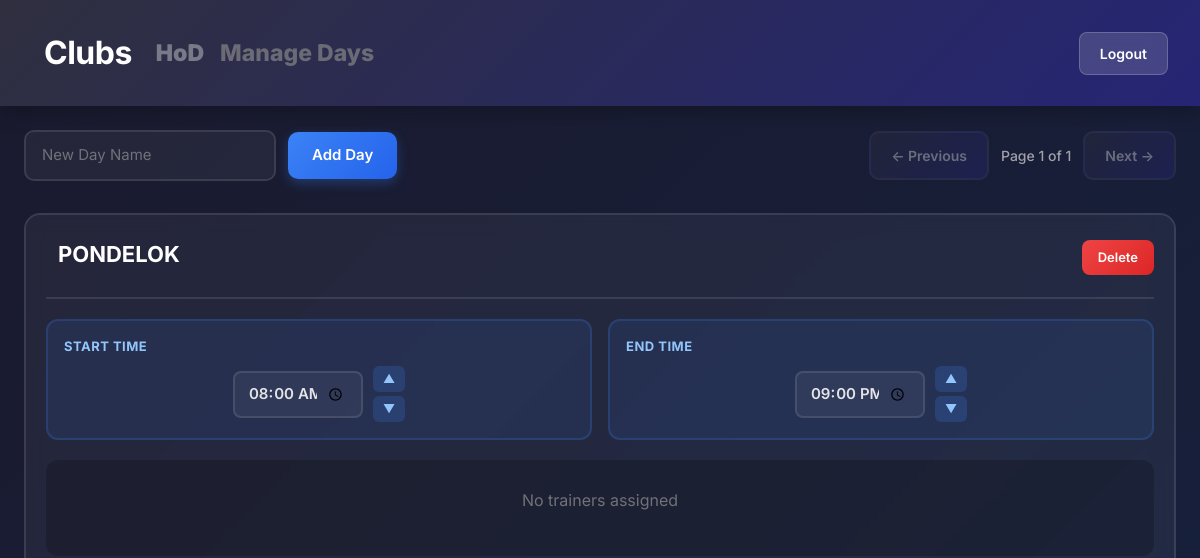
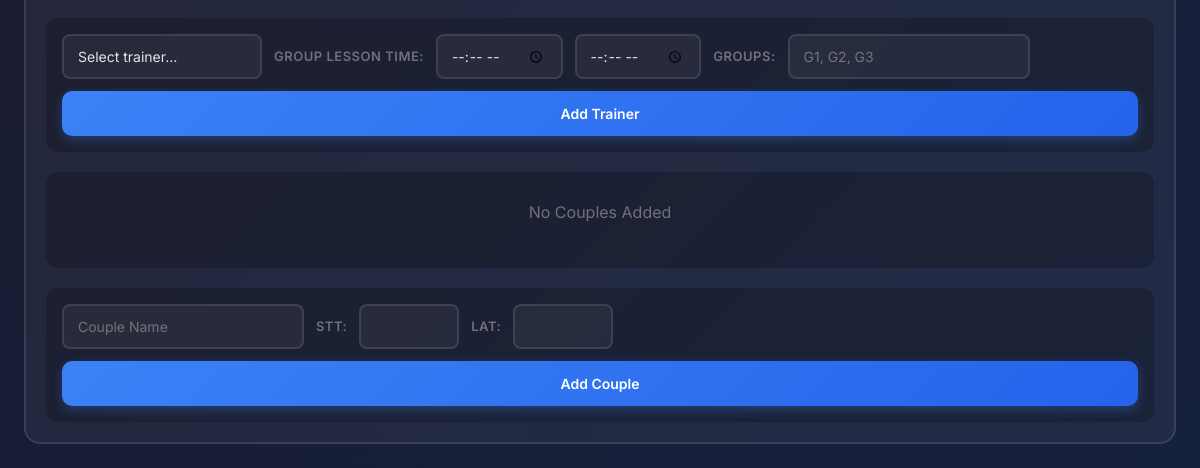
Before: /club/16/manage_days/ (signed in) with the older database file (2 pictures, top to bottom).
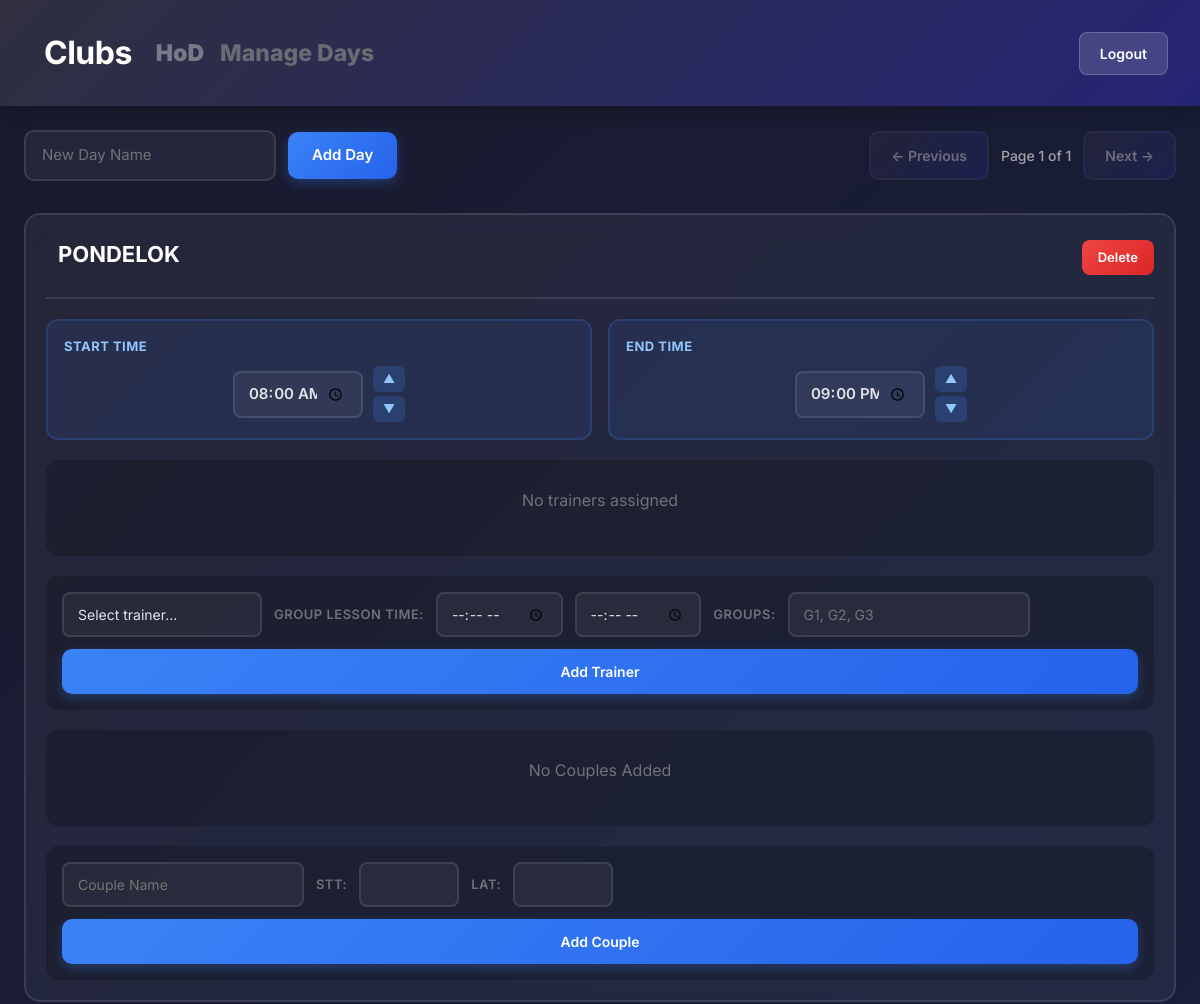
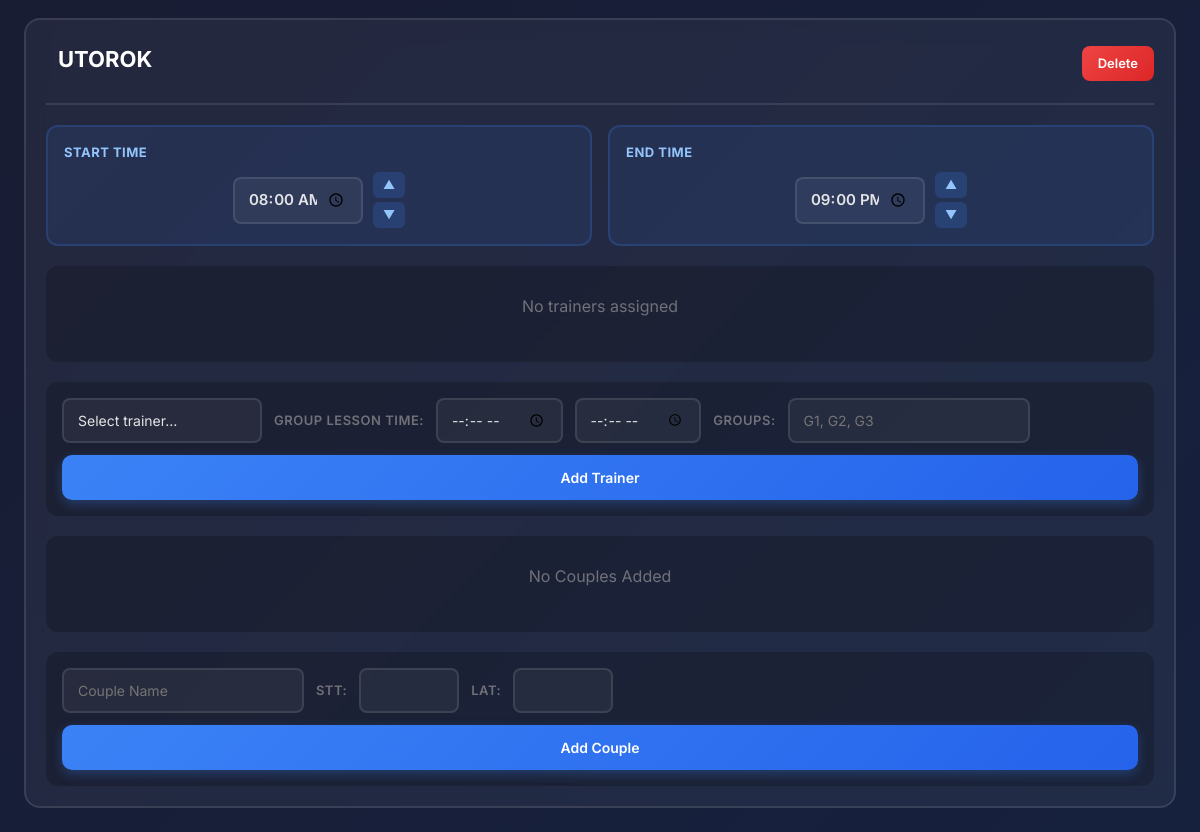
After: the same page with the newer database file (2 pictures, top to bottom).
### main/models.py (models this page shows, shortened)
class Day(models.Model):
    club = models.ForeignKey(Club, on_delete=models.CASCADE, related_name="day")
    user = models.ForeignKey(User, on_delete=models.CASCADE, related_name='day')
    name = models.CharField(max_length=200)
    couples = models.ManyToManyField('Couple', related_name='days', blank=True)
    start_time = models.TimeField(default=time(8,0))
    end_time = models.TimeField(default=time(21,0))
    trainers = models.ManyToManyField('Trainer', related_name='day', blank=True)

### main/views.py (the view)
# urls.py: path('club/<int:club_id>/manage_days/', views.manage_days, name='manage_days'),
@login_required
@login_required
def manage_days(request, club_id):
    all_days = request.user.day.all()
    groups = request.user.owned_groups.all()
    trainers = request.user.trainer.all()
    club = get_object_or_404(Club, id=club_id, club_owner=request.user)
    paginator = Paginator(all_days, 2)
    page_number = request.GET.get('page',1)
    page_obj = paginator.get_page(page_number)
    error_message = request.GET.get('error', None)
    success_message = request.GET.get('success', None)
    return render(request, 'manage_days.html', {
        'page_obj': page_obj,
        'days': page_obj.object_list,
        'groups': groups,
        'club': club,
        'trainers': trainers,
        'error_message': error_message,
        'success_message': success_message,
    })

### main/templates/manage_days.html (shortened to what this page needs)
<!DOCTYPE html>
{% load availability_tags %}
<html lang="en">
<head>
    <link href="https://cdn.jsdelivr.net/npm/bootstrap@5.3.0/dist/css/bootstrap.min.css" rel="stylesheet">
</head>
<body>
    <div class="header">
        <nav class="navbar navbar-expand-lg" style="background-color: none; margin: 0; padding: 0;">
            <div class="container-fluid" style="display: flex;">
                <a class="navbar-brand" href="/trainer/trainer_dashboard/"
                style="font-size: 32px; font-weight: 700; color: white; letter-spacing: -0.5px; text-decoration: none;">Clubs</a>
                <div class="collapse navbar-collapse" id="navbarSupportedContent">
                <ul class="navbar-nav me-auto mb-2 mb-lg-0" style="display: flex;">
                    <li class="nav-item">
                    <a class="nav-link" aria-current="page" href="/club/{{club.id}}/"
                    style="
                        color: #797988 !important;
                        font-size: 23px !important;
                        font-weight: 1000 !important;
                        background: none;
                    ">{{ club.name }}</a>
                    </li>
                    <li class="nav-item">
                    <a class="nav-link disabled" aria-current="page"
                    style="
                        color: #6b6b75 !important;
                        font-size: 23px !important;
                        font-weight: 800 !important;
                        background: none;
                    ">Manage Days</a>
                    </li>
                </ul>
                </div>
            </div>
        </nav>
        <a class="header-nav-btn" href="{% url 'logout' %}">Logout</a>
    </div>
    <div class="main-container">
        <div class="top-bar">
            <form method="POST" action="{% url 'add_day' club.id%}" class="add-day-form">
                <input type="text" name="day_name" placeholder="New Day Name" required>
                <button type="submit" class="btn-add">Add Day</button>
            </form>
            <div class="nav-buttons">
                <a id="prev-page"
                   class="nav-btn{% if not page_obj.has_previous %} disabled{% endif %}"
                   data-club-id="{{club.id}}"
                   {% if page_obj.has_previous %}
                   href="?page={{ page_obj.previous_page_number }}"
                   data-target-page="{{ page_obj.previous_page_number }}"
                   {% else %}
                   aria-disabled="true" style="pointer-events: none;"
                   {% endif %}>← Previous</a>
                <span>Page {{ page_obj.number }} of {{ page_obj.paginator.num_pages }}</span>
                <a id="next-page"
                   class="nav-btn{% if not page_obj.has_next %} disabled{% endif %}"
                   data-club-id="{{club.id}}"
                   {% if page_obj.has_next %}
                   href="?page={{ page_obj.next_page_number }}"
                   data-target-page="{{ page_obj.next_page_number }}"
                   {% else %}
                   aria-disabled="true" style="pointer-events: none;"
                   {% endif %}>Next →</a>
            </div>
        </div>
        <div class="slider-container">
            <div id="days-slider" class="days-slider">
                <div class="days-page" data-page="{{ page_obj.number }}">
                    {% include 'partials/days_groups_page.html' %}
                </div>
            </div>
        </div>
    </div>
</body>
</html>

### main/templates/partials/days_groups_page.html (shortened to what the changed rows need)
{% load availability_tags %}
{% for day in days %}
<div class="day-card" data-day-id="{{ day.id }}">
    <div class="day-header">
        <h3 contenteditable="true"
            data-day-id="{{ day.id }}"
            data-original="{{ day.name }}"
            class="editable-day-name"
            title="Click to edit; Enter to save">{{ day.name }}</h3>
        <form method="POST" action="{% url 'delete_day' day_id=day.id club_id=club.id%}" style="margin: 0;">
            <button type="submit" class="btn-delete" onclick="return confirm('Delete {{ day.name }}?')">Delete</button>
        </form>
    </div>
    <div class="time-window">
        <div class="time-block">
            <p class="time-title">Start Time</p>
            <div class="time-input-wrap">
                <input type="time" id="start-{{ day.id }}" name="start_time" data-day-id="{{ day.id }}" data-club-id="{{ club.id }}"
                       value="{{ day.start_time|time:'H:i' }}" step="900">
                <div class="time-buttons">
                    <button type="button" class="btn time-step" data-club-id="{{ club.id }}"
                            data-target="start-{{ day.id }}" data-delta="15">▲</button>
                    <button type="button" class="btn time-step" data-club-id="{{ club.id }}"
                            data-target="start-{{ day.id }}" data-delta="-15">▼</button>
                </div>
            </div>
        </div>
        <div class="time-block">
            <p class="time-title">End Time</p>
            <div class="time-input-wrap">
                <input type="time" id="end-{{ day.id }}" name="end_time" data-day-id="{{ day.id }}" data-club-id="{{ club.id }}"
                       value="{{ day.end_time|time:'H:i' }}" step="900">
                <div class="time-buttons">
                    <button type="button" class="btn time-step" data-club-id="{{ club.id }}"
                            data-target="end-{{ day.id }}" data-delta="15">▲</button>
                    <button type="button" class="btn time-step" data-club-id="{{ club.id }}"
                            data-target="end-{{ day.id }}" data-delta="-15">▼</button>
                </div>
            </div>
        </div>
    </div>
    <div class="trainer-list">
        {% for trainer in day.trainers.all %}
        <div class="trainer-card">
            <div class="trainer-meta">
                <span class="trainer-name editable-trainer" contenteditable="true"
                      data-trainer-id="{{ trainer.id }}"
                      data-original="{{ trainer.name }}">{{ trainer.name }}</span>
                {% if trainer.focus %}
                <span class="focus-badge focus-{{ trainer.focus|lower }} editable-trainer-focus"
                      contenteditable="true"
                      data-trainer-id="{{ trainer.id }}"
                      data-original="{{ trainer.focus }}">{{ trainer.focus }}</span>
                {% endif %}
                <span class="time-chip">
                    <span class="editable-start-time" contenteditable="true"
                          data-trainer-id="{{ trainer.id }}"
                          data-day-id="{{ day.id }}"
                          data-original="{{ day|trainer_start_for_day:trainer|time:'H:i' }}">
                        {{ day|trainer_start_for_day:trainer|time:'H:i' }}
                    </span>
                    –
                    <span class="editable-end-time" contenteditable="true"
                          data-trainer-id="{{ trainer.id }}"
                          data-day-id="{{ day.id }}"
                          data-original="{{ day|trainer_end_for_day:trainer|time:'H:i' }}">
                        {{ day|trainer_end_for_day:trainer|time:'H:i' }}
                    </span>
                </span>
            </div>
            {% if trainer.group_lesson.all %}
            <div style="display:flex; flex-wrap:wrap; gap:8px; margin-top:8px;">
                {% for lesson in trainer.group_lesson.all %}
                {% if lesson.day and lesson.day.id == day.id %}
                <form method="POST" action="{% url 'delete_group_lesson' group_lesson_id=lesson.id club_id=club.id %}">
                    {% csrf_token %}
                    <input type="hidden" name="trainer_id" value="{{ trainer.id }}" />
                    <span class="lesson-chip">
                        Lesson(
                            {% for x in lesson.groups.all%}
                            {{ x.name }}
                            {% endfor %}
                        ): {{ lesson.time_interval_start|time:'H:i' }} – {{ lesson.time_interval_end|time:'H:i' }}
                        <button class="btn-close" type="submit">×</button>
                    </span>
                </form>
                {% endif %}
                {% endfor %}
            </div>
            {% endif %}
            <form method="POST" action="{% url 'delete_trainer_from_day' trainer_id=trainer.id club_id=club.id%}" >
                {% csrf_token %}
                <input type="hidden" name="day_id" value="{{ day.id }}" />
                <button type="submit" class="btn-delete">Remove</button>
            </form>
        </div>
        {% empty %}
        <p style="color: #71717a; text-align: center; padding: 12px;">No trainers assigned</p>
        {% endfor %}
    </div>
    <form method="POST" action="{% url 'add_trainer_to_day' club.id%}">
        <div class="assign-row">
            <div class="assign-fields">
                <select class="form-select" name="trainer_id" required>
                    <option value="" selected disabled>Select trainer…</option>
                </select>
                <label class="small-label">Group Lesson Time:</label>
                <input type="time" name="start_time" step="900"/>
                <input type="time" name="end_time" step="900"/>
                <label class="small-label">Groups:</label>
                <input type="text" name="groups" placeholder="G1, G2, G3"/>
            </div>
            <button type="submit">Add Trainer</button>
        </div>
    </form>
    {% if day.couples.all %}
    <div class="couple-list">
        {% for couple in day.couples.all %}
        <div class="couple-item" draggable="true"
             data-couple-id="{{ couple.id }}" data-day-id="{{ day.id }}">
            <div>
                <span class="editable-couple" contenteditable="true"
                      data-couple-id="{{ couple.id }}"
                      data-original="{{ couple.name }}">{{ couple.name }}</span>
                <span class="editable-time-duration" contenteditable="true"
                      data-couple-id="{{ couple.id }}"
                      data-original="{{ couple.min_duration }}"
                      style="color: #71717a;">{{ couple.min_duration }}</span>
                <span style="color: #71717a; font-size: 12px;">min</span>
            </div>
            <form method="POST" action="{% url 'remove_couple_from_day' couple_id=couple.id club_id=club.id %}" style="margin: 0;">
                {% csrf_token %}
                <input type="hidden" name="day_id" value="{{ day.id }}">
                <button type="submit" class="btn-delete">Remove</button>
            </form>
        </div>
        {% endfor %}
    </div>
    {% else %}
    <div class="couple-list">
        <p style="color: #71717a; text-align: center; padding: 12px;">No Couples Added</p>
    </div>
    {% endif %}
    <form method="POST" action="{% url 'add_couple' club.id%}" class="add-to-day-form">
        <div class="assign-row">
            <div class="assign-fields">
                <input type="text" name="couple_name" placeholder="Couple Name" required>
                <label class="small-label">STT:</label>
                <input type="text" name="dance_class_stt" style="max-width: 100px;">
                <label class="small-label">LAT:</label>
                <input type="text" name="dance_class_lat" style="max-width: 100px;">
            </div>
            <button type="submit">Add Couple</button>
        </div>
    </form>
</div>
{% endfor %}

Changed rows visible on the page:
added Day: name "UTOROK", start_time "08:00", end_time "21:00", shows "No Couples Added"
